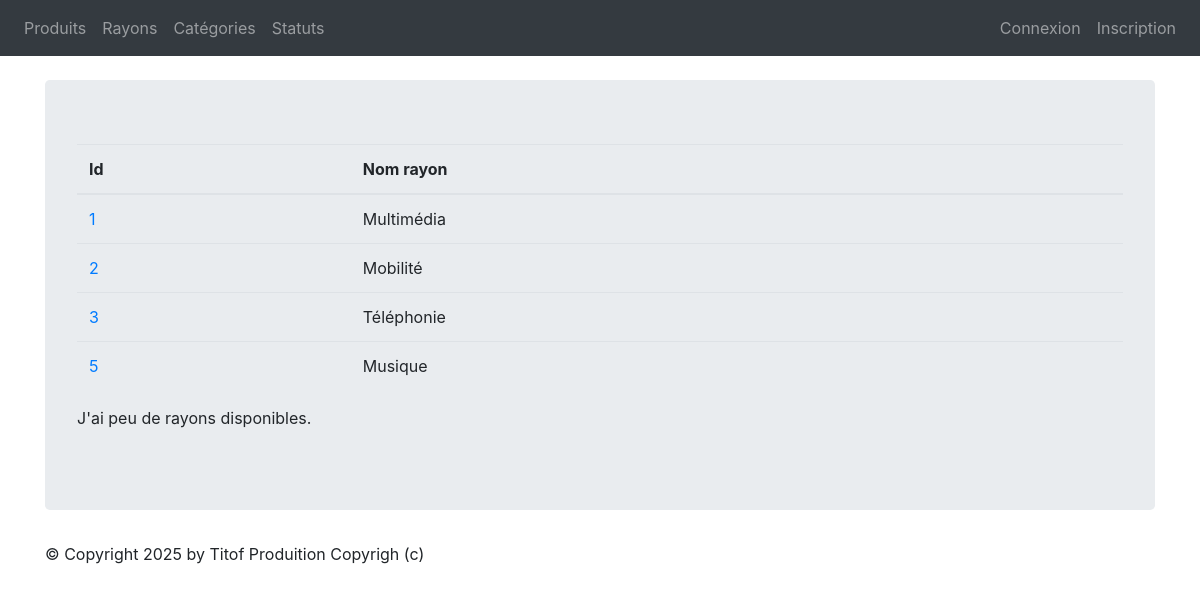
Page /monApp/rayons/ on the committed database.
### monApp/models.py (models this page shows, shortened)
class Rayon(models.Model):
    idRayon = models.AutoField(primary_key=True)
    nomRayon = models.CharField(max_length=100)

### monApp/views.py (the view)
# urls.py: path("rayons/", views.ListRayons, name="list_rayons"),
def ListRayons(request):
    rays = Rayon.objects.all()
    return render(request, 'list_rayons.html', {'rays': rays})

### monApp/templates/list_rayons.html
{% extends 'base.html' %}
{% block content %}
<table class="table">
    <thead>
        <th>Id</th>
        <th>Nom rayon</th>
    </thead>
    <tbody>
    {% for ray in rays %}
    <tr>
        <td><a href="{% url 'dtl_rayon' ray.idRayon %}">{{ ray.idRayon }}</a></td>
        <td>{{ ray.nomRayon }}</td>
    </tr>
    {% endfor %}
    </tbody>
</table>
<p>
J'ai
{% if rays|length < 5 %}
    peu de
{% elif rays|length < 10 %}
    quelques
{% else %}
    beaucoup de
{% endif %}
rayons disponibles.
</p>
{% endblock %}

### rows in the picture
Rayon: idRayon "1", nomRayon "Multimédia"
Rayon: idRayon "2", nomRayon "Mobilité"
Rayon: idRayon "3", nomRayon "Téléphonie"
Rayon: idRayon "5", nomRayon "Musique"
